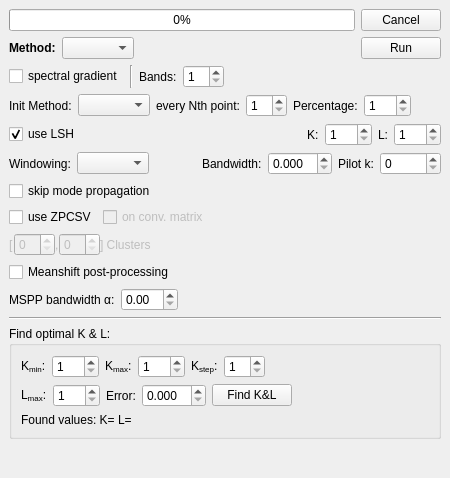
  <widget class="QDockWidget" name="usDock">
   <property name="windowTitle">
    <string>Unsupervised Segmentation</string>
   </property>
   <attribute name="dockWidgetArea">
    <number>2</number>
   </attribute>
   <widget class="QWidget" name="dockWidgetContents_5">
    <layout class="QVBoxLayout" name="verticalLayout_7">
     <item>
      <widget class="QWidget" name="usProgressWidget" native="true">
       <layout class="QHBoxLayout" name="horizontalLayout_17">
        <property name="margin">
         <number>0</number>
        </property>
        <item>
         <widget class="QProgressBar" name="usProgressBar">
          <property name="value">
           <number>0</number>
          </property>
         </widget>
        </item>
        <item>
         <widget class="QPushButton" name="usCancelButton">
          <property name="text">
           <string>Cancel</string>
          </property>
         </widget>
        </item>
       </layout>
      </widget>
     </item>
     <item>
      <widget class="QWidget" name="usLayoutWidget" native="true">
       <layout class="QHBoxLayout" name="usLayout">
        <property name="margin">
         <number>0</number>
        </property>
        <item>
         <widget class="QWidget" name="usSettingsWidget" native="true">
          <property name="sizePolicy">
           <sizepolicy hsizetype="Fixed" vsizetype="Preferred">
            <horstretch>0</horstretch>
            <verstretch>0</verstretch>
           </sizepolicy>
          </property>
          <layout class="QVBoxLayout" name="verticalLayout_14">
           <property name="margin">
            <number>0</number>
           </property>
           <item>
            <widget class="QWidget" name="widget_5" native="true">
             <layout class="QHBoxLayout" name="horizontalLayout_18">
              <property name="margin">
               <number>0</number>
              </property>
              <item>
               <widget class="QLabel" name="label_9">
                <property name="text">
                 <string>&lt;b&gt;Method:&lt;/b&gt;</string>
                </property>
                <property name="textFormat">
                 <enum>Qt::RichText</enum>
                </property>
               </widget>
              </item>
              <item>
               <widget class="QComboBox" name="usMethodBox">
                <property name="sizeAdjustPolicy">
                 <enum>QComboBox::AdjustToContents</enum>
                </property>
               </widget>
              </item>
              <item>
               <spacer name="horizontalSpacer_15">
                <property name="orientation">
                 <enum>Qt::Horizontal</enum>
                </property>
                <property name="sizeHint" stdset="0">
                 <size>
                  <width>40</width>
                  <height>20</height>
                 </size>
                </property>
               </spacer>
              </item>
              <item>
               <widget class="QPushButton" name="usGoButton">
                <property name="text">
                 <string>Run</string>
                </property>
                <property name="icon">
                 <iconset resource="gerbil.qrc">
                  <normaloff>:/toolbar/run</normaloff>:/toolbar/run</iconset>
                </property>
                <property name="iconSize">
                 <size>
                  <width>16</width>
                  <height>16</height>
                 </size>
                </property>
               </widget>
              </item>
             </layout>
            </widget>
           </item>
           <item>
            <widget class="QWidget" name="widget_8" native="true">
             <layout class="QHBoxLayout" name="horizontalLayout_46">
              <property name="margin">
               <number>0</number>
              </property>
              <item>
               <widget class="QCheckBox" name="usGradientCheckBox">
                <property name="toolTip">
                 <string>cluster within the spectral gradient</string>
                </property>
                <property name="text">
                 <string>spectral gradient</string>
                </property>
               </widget>
              </item>
              <item>
               <widget class="Line" name="line_5">
                <property name="orientation">
                 <enum>Qt::Vertical</enum>
                </property>
               </widget>
              </item>
              <item>
               <widget class="QLabel" name="label_11">
                <property name="toolTip">
                 <string>number of bands (interpolated from real image bands)</string>
                </property>
                <property name="text">
                 <string>Bands:</string>
                </property>
               </widget>
              </item>
              <item>
               <widget class="QSpinBox" name="usBandsSpinBox">
                <property name="toolTip">
                 <string extracomment="use a reduced number of bands"/>
                </property>
                <property name="minimum">
                 <number>1</number>
                </property>
               </widget>
              </item>
              <item>
               <spacer name="horizontalSpacer_18">
                <property name="orientation">
                 <enum>Qt::Horizontal</enum>
                </property>
                <property name="sizeHint" stdset="0">
                 <size>
                  <width>0</width>
                  <height>0</height>
                 </size>
                </property>
               </spacer>
              </item>
             </layout>
            </widget>
           </item>
           <item>
            <widget class="QWidget" name="usInitWidget" native="true">
             <layout class="QHBoxLayout" name="horizontalLayout_19">
              <property name="margin">
               <number>0</number>
              </property>
              <item>
               <widget class="QLabel" name="label_12">
                <property name="text">
                 <string>Init Method:</string>
                </property>
               </widget>
              </item>
              <item>
               <widget class="QComboBox" name="usInitMethodBox"/>
              </item>
              <item>
               <widget class="QWidget" name="usInitJumpWidget" native="true">
                <layout class="QFormLayout" name="formLayout_4">
                 <property name="fieldGrowthPolicy">
                  <enum>QFormLayout::AllNonFixedFieldsGrow</enum>
                 </property>
                 <property name="margin">
                  <number>0</number>
                 </property>
                 <item row="0" column="0">
                  <widget class="QLabel" name="label_13">
                   <property name="text">
                    <string>every Nth point:</string>
                   </property>
                  </widget>
                 </item>
                 <item row="0" column="1">
                  <widget class="QSpinBox" name="usInitJumpBox">
                   <property name="minimum">
                    <number>1</number>
                   </property>
                  </widget>
                 </item>
                </layout>
               </widget>
              </item>
              <item>
               <widget class="QWidget" name="usInitPercentWidget" native="true">
                <layout class="QFormLayout" name="formLayout_5">
                 <property name="fieldGrowthPolicy">
                  <enum>QFormLayout::AllNonFixedFieldsGrow</enum>
                 </property>
                 <property name="margin">
                  <number>0</number>
                 </property>
                 <item row="0" column="0">
                  <widget class="QLabel" name="label_14">
                   <property name="text">
                    <string>Percentage:</string>
                   </property>
                  </widget>
                 </item>
                 <item row="0" column="1">
                  <widget class="QSpinBox" name="usInitPercentBox">
                   <property name="minimum">
                    <number>1</number>
                   </property>
                   <property name="maximum">
                    <number>100</number>
                   </property>
                  </widget>
                 </item>
                </layout>
               </widget>
              </item>
              <item>
               <spacer name="horizontalSpacer_19">
                <property name="orientation">
                 <enum>Qt::Horizontal</enum>
                </property>
                <property name="sizeHint" stdset="0">
                 <size>
                  <width>0</width>
                  <height>0</height>
                 </size>
                </property>
               </spacer>
              </item>
             </layout>
            </widget>
           </item>
           <item>
            <widget class="QWidget" name="widget" native="true">
             <layout class="QHBoxLayout" name="horizontalLayout_47">
              <property name="margin">
               <number>0</number>
              </property>
              <item>
               <widget class="QCheckBox" name="usLshCheckBox">
                <property name="toolTip">
                 <string>speed-up with Locality Sensitive Hashing</string>
                </property>
                <property name="text">
                 <string>use LSH</string>
                </property>
                <property name="checked">
                 <bool>true</bool>
                </property>
               </widget>
              </item>
              <item>
               <widget class="QWidget" name="usLshWidget" native="true">
                <layout class="QGridLayout" name="gridLayout_6">
                 <property name="margin">
                  <number>0</number>
                 </property>
                 <item row="0" column="5">
                  <widget class="QSpinBox" name="usKSpinBox">
                   <property name="minimum">
                    <number>1</number>
                   </property>
                   <property name="maximum">
                    <number>999</number>
                   </property>
                  </widget>
                 </item>
                 <item row="0" column="6">
                  <widget class="QLabel" name="label_21">
                   <property name="text">
                    <string>L:</string>
                   </property>
                  </widget>
                 </item>
                 <item row="0" column="7">
                  <widget class="QSpinBox" name="usLSpinBox">
                   <property name="minimum">
                    <number>1</number>
                   </property>
                   <property name="maximum">
                    <number>999</number>
                   </property>
                  </widget>
                 </item>
                 <item row="0" column="3">
                  <spacer name="horizontalSpacer_16">
                   <property name="orientation">
                    <enum>Qt::Horizontal</enum>
                   </property>
                   <property name="sizeHint" stdset="0">
                    <size>
                     <width>40</width>
                     <height>20</height>
                    </size>
                   </property>
                  </spacer>
                 </item>
                 <item row="0" column="4">
                  <widget class="QLabel" name="label_20">
                   <property name="text">
                    <string>K:</string>
                   </property>
                  </widget>
                 </item>
                </layout>
               </widget>
              </item>
             </layout>
            </widget>
           </item>
           <item>
            <widget class="QWidget" name="widget_9" native="true">
             <layout class="QHBoxLayout" name="horizontalLayout_21">
              <property name="margin">
               <number>0</number>
              </property>
              <item>
               <widget class="QLabel" name="label_17">
                <property name="text">
                 <string>Windowing:</string>
                </property>
               </widget>
              </item>
              <item>
               <widget class="QComboBox" name="usBandwidthBox"/>
              </item>
              <item>
               <spacer name="horizontalSpacer_22">
                <property name="orientation">
                 <enum>Qt::Horizontal</enum>
                </property>
                <property name="sizeHint" stdset="0">
                 <size>
                  <width>20</width>
                  <height>0</height>
                 </size>
                </property>
               </spacer>
              </item>
              <item>
               <widget class="QWidget" name="usFixedBWWidget" native="true">
                <layout class="QGridLayout" name="gridLayout_7">
                 <property name="margin">
                  <number>0</number>
                 </property>
                 <item row="0" column="0">
                  <widget class="QLabel" name="label_18">
                   <property name="text">
                    <string>Bandwidth:</string>
                   </property>
                  </widget>
                 </item>
                 <item row="0" column="1">
                  <widget class="QDoubleSpinBox" name="usFixedBWSpinBox">
                   <property name="decimals">
                    <number>3</number>
                   </property>
                   <property name="singleStep">
                    <double>0.005000000000000</double>
                   </property>
                  </widget>
                 </item>
                </layout>
               </widget>
              </item>
              <item>
               <widget class="QWidget" name="usAdaptiveBWWidget" native="true">
                <layout class="QGridLayout" name="gridLayout_8">
                 <property name="margin">
                  <number>0</number>
                 </property>
                 <item row="0" column="0">
                  <widget class="QLabel" name="label_19">
                   <property name="text">
                    <string>Pilot k:</string>
                   </property>
                  </widget>
                 </item>
                 <item row="0" column="1">
                  <widget class="QSpinBox" name="usPilotKSpinBox">
                   <property name="maximum">
                    <number>99999</number>
                   </property>
                  </widget>
                 </item>
                </layout>
               </widget>
              </item>
             </layout>
            </widget>
           </item>
           <item>
            <widget class="QWidget" name="usSkipPropWidget" native="true">
             <layout class="QHBoxLayout" name="horizontalLayout_16">
              <property name="margin">
               <number>0</number>
              </property>
              <item>
               <widget class="QCheckBox" name="usSkipPropCheckBox">
                <property name="text">
                 <string>skip mode propagation</string>
                </property>
               </widget>
              </item>
              <item>
               <spacer name="horizontalSpacer_20">
                <property name="orientation">
                 <enum>Qt::Horizontal</enum>
                </property>
                <property name="sizeHint" stdset="0">
                 <size>
                  <width>285</width>
                  <height>20</height>
                 </size>
                </property>
               </spacer>
              </item>
             </layout>
            </widget>
           </item>
           <item>
            <widget class="QWidget" name="usSpectralWidget" native="true">
             <layout class="QVBoxLayout" name="verticalLayout_8">
              <property name="margin">
               <number>0</number>
              </property>
              <item>
               <layout class="QHBoxLayout" name="horizontalLayout_3">
                <item>
                 <widget class="QCheckBox" name="usSpectralCheckBox">
                  <property name="text">
                   <string>use ZPCSV</string>
                  </property>
                 </widget>
                </item>
                <item>
                 <widget class="QCheckBox" name="usSpectralConvCheckBox">
                  <property name="enabled">
                   <bool>false</bool>
                  </property>
                  <property name="text">
                   <string>on conv. matrix</string>
                  </property>
                 </widget>
                </item>
                <item>
                 <spacer name="horizontalSpacer_12">
                  <property name="orientation">
                   <enum>Qt::Horizontal</enum>
                  </property>
                  <property name="sizeHint" stdset="0">
                   <size>
                    <width>40</width>
                    <height>20</height>
                   </size>
                  </property>
                 </spacer>
                </item>
               </layout>
              </item>
              <item>
               <widget class="QWidget" name="usSpectralMinMaxWidget" native="true">
                <property name="enabled">
                 <bool>false</bool>
                </property>
                <layout class="QHBoxLayout" name="usSpectralMinMaxWidget_2">
                 <property name="spacing">
                  <number>0</number>
                 </property>
                 <property name="margin">
                  <number>0</number>
                 </property>
                 <item>
                  <widget class="QLabel" name="label_7">
                   <property name="text">
                    <string>[</string>
                   </property>
                  </widget>
                 </item>
                 <item>
                  <widget class="QSpinBox" name="usSpectralMinBox">
                   <property name="toolTip">
                    <string>lower bound</string>
                   </property>
                  </widget>
                 </item>
                 <item>
                  <widget class="QLabel" name="label_5">
                   <property name="text">
                    <string>,</string>
                   </property>
                  </widget>
                 </item>
                 <item>
                  <widget class="QSpinBox" name="usSpectralMaxBox">
                   <property name="toolTip">
                    <string>upper bound</string>
                   </property>
                  </widget>
                 </item>
                 <item>
                  <widget class="QLabel" name="label_6">
                   <property name="text">
                    <string>] Clusters</string>
                   </property>
                  </widget>
                 </item>
                 <item>
                  <spacer name="spacer">
                   <property name="orientation">
                    <enum>Qt::Horizontal</enum>
                   </property>
                   <property name="sizeHint" stdset="0">
                    <size>
                     <width>40</width>
                     <height>20</height>
                    </size>
                   </property>
                  </spacer>
                 </item>
                </layout>
               </widget>
              </item>
             </layout>
            </widget>
           </item>
           <item>
            <widget class="QWidget" name="usMSPPWidget" native="true">
             <layout class="QVBoxLayout" name="verticalLayout_9">
              <property name="margin">
               <number>0</number>
              </property>
              <item>
               <widget class="QCheckBox" name="usProbShiftMSPPCheckBox">
                <property name="text">
                 <string>Meanshift post-processing</string>
                </property>
               </widget>
              </item>
              <item>
               <widget class="QWidget" name="widget_2" native="true">
                <layout class="QHBoxLayout" name="horizontalLayout_10">
                 <property name="margin">
                  <number>0</number>
                 </property>
                 <item>
                  <widget class="QLabel" name="label_8">
                   <property name="text">
                    <string>MSPP bandwidth α:</string>
                   </property>
                  </widget>
                 </item>
                 <item>
                  <widget class="QDoubleSpinBox" name="usProbShiftMSPPAlphaSpinBox"/>
                 </item>
                 <item>
                  <spacer name="horizontalSpacer_13">
                   <property name="orientation">
                    <enum>Qt::Horizontal</enum>
                   </property>
                   <property name="sizeHint" stdset="0">
                    <size>
                     <width>40</width>
                     <height>20</height>
                    </size>
                   </property>
                  </spacer>
                 </item>
                </layout>
               </widget>
              </item>
             </layout>
            </widget>
           </item>
          </layout>
         </widget>
        </item>
        <item>
         <spacer name="horizontalSpacer_81">
          <property name="orientation">
           <enum>Qt::Horizontal</enum>
          </property>
          <property name="sizeHint" stdset="0">
           <size>
            <width>0</width>
            <height>0</height>
           </size>
          </property>
         </spacer>
        </item>
       </layout>
      </widget>
     </item>
     <item>
      <widget class="Line" name="line_4">
       <property name="orientation">
        <enum>Qt::Horizontal</enum>
       </property>
      </widget>
     </item>
     <item>
      <widget class="QGroupBox" name="groupBox_2">
       <property name="title">
        <string>Find optimal K &amp;&amp; L:</string>
       </property>
       <layout class="QVBoxLayout" name="verticalLayout_12">
        <item>
         <layout class="QHBoxLayout" name="horizontalLayout_48">
          <item>
           <widget class="QLabel" name="kMinLabel_2">
            <property name="text">
             <string>&lt;!DOCTYPE HTML PUBLIC &quot;-//W3C//DTD HTML 4.0//EN&quot; &quot;http://www.w3.org/TR/REC-html40/strict.dtd&quot;&gt;
&lt;html&gt;&lt;head&gt;&lt;meta name=&quot;qrichtext&quot; content=&quot;1&quot; /&gt;&lt;style type=&quot;text/css&quot;&gt;
p, li { white-space: pre-wrap; }
&lt;/style&gt;&lt;/head&gt;&lt;body style=&quot; font-family:'Sans'; font-size:10pt; font-weight:400; font-style:normal;&quot;&gt;
&lt;table border=&quot;0&quot; style=&quot;-qt-table-type: root; margin-top:4px; margin-bottom:4px; margin-left:4px; margin-right:4px;&quot;&gt;
&lt;tr&gt;
&lt;td style=&quot;border: none;&quot;&gt;
&lt;p style=&quot; margin-top:0px; margin-bottom:0px; margin-left:0px; margin-right:0px; -qt-block-indent:0; text-indent:0px;&quot;&gt;&lt;span style=&quot; font-family:'Sans Serif'; font-size:9pt;&quot;&gt;K&lt;/span&gt;&lt;span style=&quot; font-family:'Sans Serif'; font-size:9pt; vertical-align:sub;&quot;&gt;min&lt;/span&gt;&lt;span style=&quot; font-family:'Sans Serif'; font-size:9pt;&quot;&gt;:&lt;/span&gt;&lt;/p&gt;&lt;/td&gt;&lt;/tr&gt;&lt;/table&gt;&lt;/body&gt;&lt;/html&gt;</string>
            </property>
           </widget>
          </item>
          <item>
           <widget class="QSpinBox" name="usFindKLKMinBox">
            <property name="minimum">
             <number>1</number>
            </property>
            <property name="maximum">
             <number>999</number>
            </property>
           </widget>
          </item>
          <item>
           <widget class="QLabel" name="label_15">
            <property name="text">
             <string>&lt;!DOCTYPE HTML PUBLIC &quot;-//W3C//DTD HTML 4.0//EN&quot; &quot;http://www.w3.org/TR/REC-html40/strict.dtd&quot;&gt;
&lt;html&gt;&lt;head&gt;&lt;meta name=&quot;qrichtext&quot; content=&quot;1&quot; /&gt;&lt;style type=&quot;text/css&quot;&gt;
p, li { white-space: pre-wrap; }
&lt;/style&gt;&lt;/head&gt;&lt;body style=&quot; font-family:'Sans'; font-size:10pt; font-weight:400; font-style:normal;&quot;&gt;
&lt;table style=&quot;-qt-table-type: root; margin-top:4px; margin-bottom:4px; margin-left:4px; margin-right:4px;&quot;&gt;
&lt;tr&gt;
&lt;td style=&quot;border: none;&quot;&gt;
&lt;p style=&quot; margin-top:0px; margin-bottom:0px; margin-left:0px; margin-right:0px; -qt-block-indent:0; text-indent:0px;&quot;&gt;&lt;span style=&quot; font-family:'Sans Serif'; font-size:9pt;&quot;&gt;K&lt;/span&gt;&lt;span style=&quot; font-family:'Sans Serif'; font-size:9pt; vertical-align:sub;&quot;&gt;max&lt;/span&gt;&lt;span style=&quot; font-family:'Sans Serif'; font-size:9pt;&quot;&gt;:&lt;/span&gt;&lt;/p&gt;&lt;/td&gt;&lt;/tr&gt;&lt;/table&gt;&lt;/body&gt;&lt;/html&gt;</string>
            </property>
           </widget>
          </item>
          <item>
           <widget class="QSpinBox" name="usFindKLKmaxBox">
            <property name="minimum">
             <number>1</number>
            </property>
            <property name="maximum">
             <number>999</number>
            </property>
           </widget>
          </item>
          <item>
           <widget class="QLabel" name="stepLabel_2">
            <property name="text">
             <string>&lt;!DOCTYPE HTML PUBLIC &quot;-//W3C//DTD HTML 4.0//EN&quot; &quot;http://www.w3.org/TR/REC-html40/strict.dtd&quot;&gt;
&lt;html&gt;&lt;head&gt;&lt;meta name=&quot;qrichtext&quot; content=&quot;1&quot; /&gt;&lt;style type=&quot;text/css&quot;&gt;
p, li { white-space: pre-wrap; }
&lt;/style&gt;&lt;/head&gt;&lt;body style=&quot; font-family:'Sans'; font-size:10pt; font-weight:400; font-style:normal;&quot;&gt;
&lt;table style=&quot;-qt-table-type: root; margin-top:4px; margin-bottom:4px; margin-left:4px; margin-right:4px;&quot;&gt;
&lt;tr&gt;
&lt;td style=&quot;border: none;&quot;&gt;
&lt;p style=&quot; margin-top:0px; margin-bottom:0px; margin-left:0px; margin-right:0px; -qt-block-indent:0; text-indent:0px;&quot;&gt;&lt;span style=&quot; font-family:'Sans Serif'; font-size:9pt;&quot;&gt;K&lt;/span&gt;&lt;span style=&quot; font-family:'Sans Serif'; font-size:9pt; vertical-align:sub;&quot;&gt;step&lt;/span&gt;&lt;span style=&quot; font-family:'Sans Serif'; font-size:9pt;&quot;&gt;:&lt;/span&gt;&lt;/p&gt;&lt;/td&gt;&lt;/tr&gt;&lt;/table&gt;&lt;/body&gt;&lt;/html&gt;</string>
            </property>
           </widget>
          </item>
          <item>
           <widget class="QSpinBox" name="usFindKLKStepBox">
            <property name="minimum">
             <number>1</number>
            </property>
           </widget>
          </item>
          <item>
           <spacer name="horizontalSpacer_17">
            <property name="orientation">
             <enum>Qt::Horizontal</enum>
            </property>
            <property name="sizeHint" stdset="0">
             <size>
              <width>40</width>
              <height>20</height>
             </size>
            </property>
           </spacer>
          </item>
         </layout>
        </item>
        <item>
         <layout class="QHBoxLayout" name="horizontalLayout_50">
          <item>
           <widget class="QLabel" name="label_16">
            <property name="text">
             <string>&lt;!DOCTYPE HTML PUBLIC &quot;-//W3C//DTD HTML 4.0//EN&quot; &quot;http://www.w3.org/TR/REC-html40/strict.dtd&quot;&gt;
&lt;html&gt;&lt;head&gt;&lt;meta name=&quot;qrichtext&quot; content=&quot;1&quot; /&gt;&lt;style type=&quot;text/css&quot;&gt;
p, li { white-space: pre-wrap; }
&lt;/style&gt;&lt;/head&gt;&lt;body style=&quot; font-family:'Sans'; font-size:10pt; font-weight:400; font-style:normal;&quot;&gt;
&lt;table border=&quot;0&quot; style=&quot;-qt-table-type: root; margin-top:4px; margin-bottom:4px; margin-left:4px; margin-right:4px;&quot;&gt;
&lt;tr&gt;
&lt;td style=&quot;border: none;&quot;&gt;
&lt;p style=&quot; margin-top:0px; margin-bottom:0px; margin-left:0px; margin-right:0px; -qt-block-indent:0; text-indent:0px;&quot;&gt;&lt;span style=&quot; font-family:'Sans Serif'; font-size:9pt;&quot;&gt;L&lt;/span&gt;&lt;span style=&quot; font-family:'Sans Serif'; font-size:9pt; vertical-align:sub;&quot;&gt;max&lt;/span&gt;&lt;span style=&quot; font-family:'Sans Serif'; font-size:9pt;&quot;&gt;:&lt;/span&gt;&lt;/p&gt;&lt;/td&gt;&lt;/tr&gt;&lt;/table&gt;&lt;/body&gt;&lt;/html&gt;</string>
            </property>
           </widget>
          </item>
          <item>
           <widget class="QSpinBox" name="usFindKLLmaxBox">
            <property name="minimum">
             <number>1</number>
            </property>
            <property name="maximum">
             <number>999</number>
            </property>
           </widget>
          </item>
          <item>
           <widget class="QLabel" name="epsilonLabel_2">
            <property name="text">
             <string>Error:</string>
            </property>
           </widget>
          </item>
          <item>
           <widget class="QDoubleSpinBox" name="usFindKLEpsilonBox">
            <property name="decimals">
             <number>3</number>
            </property>
            <property name="singleStep">
             <double>0.010000000000000</double>
            </property>
           </widget>
          </item>
          <item>
           <widget class="QPushButton" name="usFindKLGoButton">
            <property name="sizePolicy">
             <sizepolicy hsizetype="Fixed" vsizetype="Fixed">
              <horstretch>0</horstretch>
              <verstretch>0</verstretch>
             </sizepolicy>
            </property>
            <property name="text">
             <string>Find K&amp;&amp;L</string>
            </property>
            <property name="autoDefault">
             <bool>false</bool>
            </property>
            <property name="default">
             <bool>false</bool>
            </property>
            <property name="flat">
             <bool>false</bool>
            </property>
           </widget>
          </item>
          <item>
           <spacer name="horizontalSpacer_21">
            <property name="orientation">
             <enum>Qt::Horizontal</enum>
            </property>
            <property name="sizeHint" stdset="0">
             <size>
              <width>40</width>
              <height>20</height>
             </size>
            </property>
           </spacer>
          </item>
         </layout>
        </item>
        <item>
         <widget class="QWidget" name="usFoundKLWidget" native="true">
          <layout class="QHBoxLayout" name="horizontalLayout_49">
           <property name="margin">
            <number>0</number>
           </property>
           <item>
            <widget class="QLabel" name="usFoundKLLabel">
             <property name="enabled">
              <bool>true</bool>
             </property>
             <property name="text">
              <string>Found values: K= L=</string>
             </property>
            </widget>
           </item>
          </layout>
         </widget>
        </item>
       </layout>
      </widget>
     </item>
     <item>
      <spacer name="spacer_2">
       <property name="orientation">
        <enum>Qt::Vertical</enum>
       </property>
       <property name="sizeHint" stdset="0">
        <size>
         <width>20</width>
         <height>30</height>
        </size>
       </property>
      </spacer>
     </item>
    </layout>
   </widget>
  </widget>
